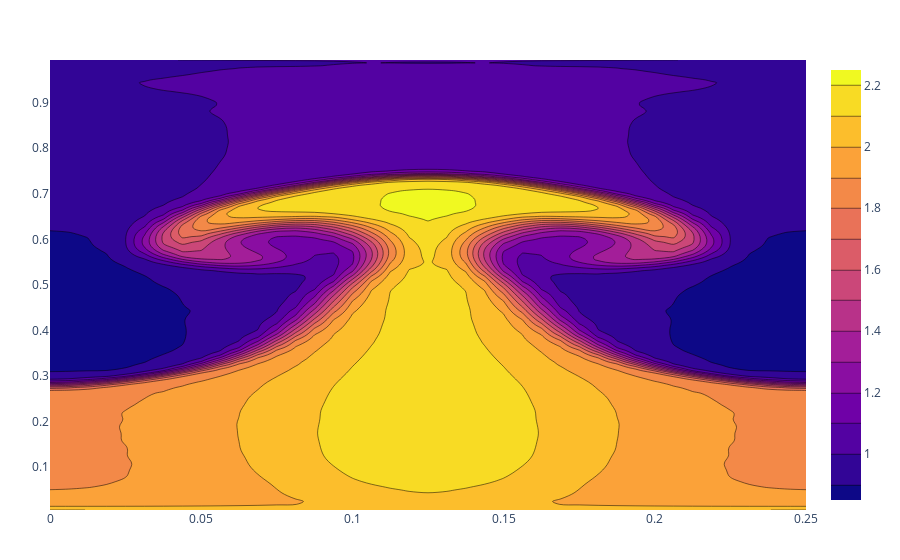

The notebook cell saved with this chart:
### Code cell
using PyPlot
plot(contour(
    x=x[:,1],
    y=y[1,:],
    z=U[:,:,1]',
    size = (1600,800),
    aspect_ratio=1
))

### Figure 1 — Plotly figure (JSON) as saved in the notebook; plotly's stock layout.template omitted (floating-point values rounded to 4 significant figures; data arrays with more than 128 entries replaced by an {"elided": "..."} marker saying what was removed)
{"data": [{"aspect": {"ratio": 1}, "size": [1600, 800], "transpose": true, "type": "contour", "x": [0, 0.00625, 0.0125, 0.01875, 0.025, 0.03125, 0.0375, 0.04375, 0.05, 0.05625, 0.0625, 0.06875, 0.075, 0.08125, 0.0875, 0.09375, 0.1, 0.1062, 0.1125, 0.1187, 0.125, 0.1313, 0.1375, 0.1437, 0.15, 0.1562, 0.1625, 0.1688, 0.175, 0.1812, 0.1875, 0.1938, 0.2, 0.2062, 0.2125, 0.2188, 0.225, 0.2313, 0.2375, 0.2437, 0.25], "y": {"elided": "159 float values"}, "z": {"elided": "41x159 float values"}}], "layout": {"margin": {"b": 50, "l": 50, "r": 50, "t": 60}}}
